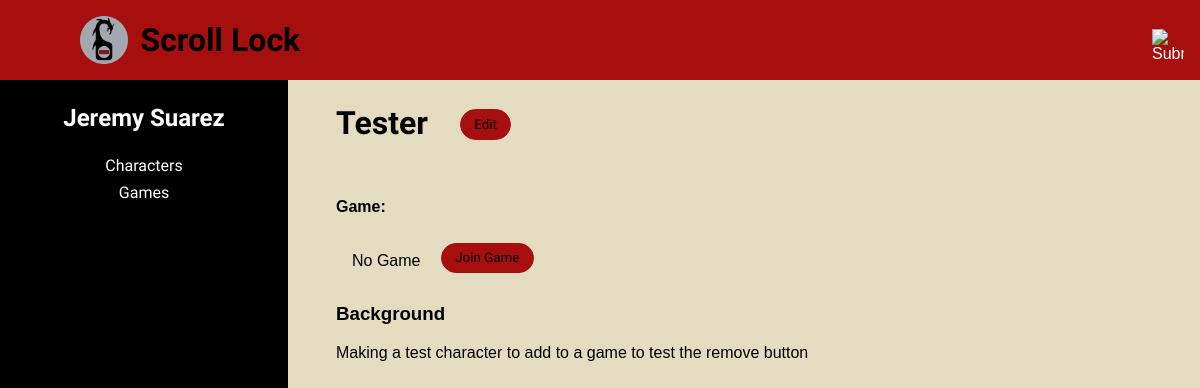
Before: /index.php?action=character_page&characterID=21 (signed in) with the older database file.
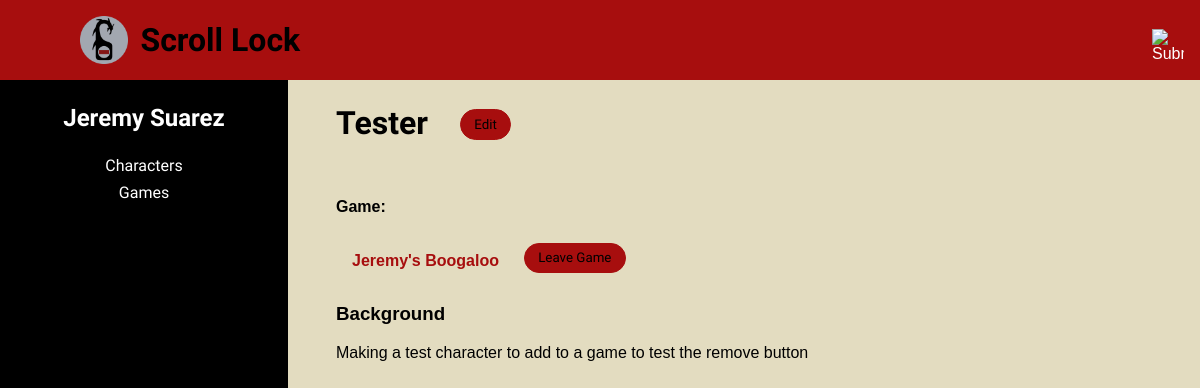
After: the same page with the newer database file.
### tables this page shows
CREATE TABLE `characters` (
  `characterID` int(11) NOT NULL,
  `characterName` varchar(45) NOT NULL,
  `background` text,
  `userID` int(11) NOT NULL,
  `gameID` int(11) DEFAULT NULL
);

CREATE TABLE `games` (
  `gameID` int(11) NOT NULL,
  `gameName` varchar(45) NOT NULL,
  `description` text,
  `adminID` int(11) NOT NULL
);

### model/user_db.php (called while the page is built, shortened)
<?php
function get_user($username)
{
    global $db;
    $query = 'SELECT * FROM users
              WHERE username = :username';
    $statement = $db->prepare($query);
    $statement->bindValue(':username', $username);
    $statement->execute();
    $user = $statement->fetch();
    return $user;
}
function get_character($characterID)
{
    global $db;
    $query = 'SELECT characters.characterID, characters.characterName,
        characters.background, games.gameName, games.gameID, characters.userID
              FROM characters
              LEFT JOIN games
              ON characters.gameID = games.gameID
              WHERE characterID = :characterID';
    $statement = $db->prepare($query);
    $statement->bindValue(':characterID', $characterID);
    $statement->execute();
    $character = $statement->fetch();
    return $character;
}
?>

### view/character_page.php (the view, shortened to what this page needs)
<?php
    if ($characterID == NULL) {
        $characterID = $_GET['characterID'];
    }
    include('view/header.php');
    $user = get_user($_SESSION['username']);
    $character = get_character($characterID);
?>
<div class="profile-body">
    <aside>
        <h2><?php echo $user['name']; ?></h2>
        <a class="aside_button" href="index.php?action=view_characters">Characters</a>
        <a class="aside_button" href="index.php?action=view_games">Games</a>
    </aside>
    <main class="profile-main">
        <h1 class="gamePageTitle"><?php echo $character['characterName'] ?></h1>
        <?php if ($character['userID'] == $_SESSION['userID']) { ?>
        <form action="." method="post" class="gameEditButton">
                <input type="submit" class="button" value="Edit">
            </form>
        <?php } ?>
        <div class="gameDescription">
            <h4 style="clear: both;">Game:</h4>
            <p style="margin: 0; float: left; margin: 0.9em 1em;">
                <?php
                    if ($character['gameID'] == NULL) {
                        ?>No Game<?php
                    }
                    else { ?>
                        <a href="index.php?action=game_page&gameID=<?php echo $character['gameID']; ?>"
                           class="gameLink"><?php echo $character['gameName']; ?> </a>
                        <?php
                    }
                ?>&nbsp;
            </p>
            <?php
                if ($character['gameID'] != NULL && $character['userID'] === $_SESSION['userID']) {
            ?>
            <form style="float: left;" action="." method="post">
                <input type="submit" value="Leave Game" class="button">
            </form>
            <?php }
            else if ( $character['userID'] === $_SESSION['userID']) {
                ?>
                    <form style="float: left;" action="." method="post">
                        <input type="submit" value="Join Game" class="button">
                    </form>
                <?php
            }
            ?>
        </div>
        <div class="gameDescription">
            <h3>Background</h3>
            <p><?php echo $character['background']; ?></p>
        </div>
    </main>
</div>
<?php
    include('view/footer.php');

Changed rows visible on the page:
changed characters "Tester": gameID empty → 1 (drawn); gameID.gameName (not shown) → "Jeremy's Boogaloo"
Other visible differences:
form field value: (not shown) → "Leave Game"
form field value: "Join Game" → (not shown)
text no longer shown: "No Game"
